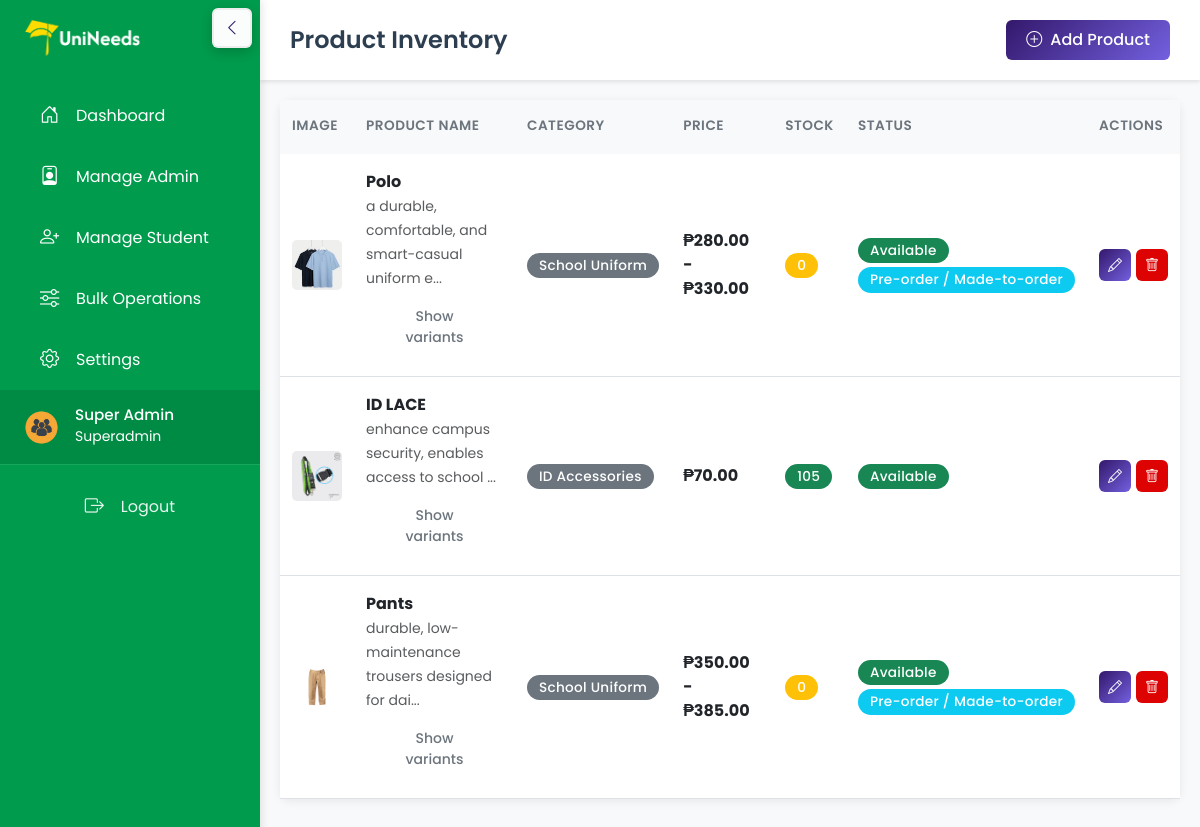
Screenshot of /admin/products.php (signed in) with the database file from the repository.
### tables this page shows
CREATE TABLE `products` (
  `product_id` int NOT NULL,
  `product_name` varchar(255) NOT NULL,
  `description` text,
  `category` varchar(100) DEFAULT NULL,
  `price` decimal(10,2) NOT NULL DEFAULT '0.00',
  `stock_quantity` int NOT NULL DEFAULT '0',
  `image_path` varchar(255) DEFAULT NULL,
  `image_url` varchar(255) DEFAULT NULL,
  `primary_color` varchar(7) DEFAULT NULL,
  `secondary_color` varchar(7) DEFAULT NULL,
  `accent_color` varchar(7) DEFAULT NULL,
  `status` varchar(20) NOT NULL DEFAULT 'available',
  `requires_down_payment` tinyint(1) NOT NULL DEFAULT '0',
  `is_preorder` tinyint(1) NOT NULL DEFAULT '0',
  `size_guide` text,
  `size_guide_enabled` tinyint(1) DEFAULT '0',
  `created_at` timestamp NULL DEFAULT CURRENT_TIMESTAMP,
  `updated_at` timestamp NULL DEFAULT NULL ON UPDATE CURRENT_TIMESTAMP
);

### config/database.php (called while the page is built, shortened)
<?php
function formatCurrency($amount) {
    return '₱' . number_format($amount, 2);
}
?>

### admin/products.php (the view, shortened to what this page needs)
<?php
require_once dirname(__DIR__) . '/config/database.php';
$query = "SELECT p.*,
          p.requires_down_payment,
          p.is_preorder,
          NULLIF(MIN(v.price), 0) as min_variant_price,
          NULLIF(MAX(v.price), 0) as max_variant_price,
          COUNT(v.variant_id) as variant_count,
          COALESCE(SUM(v.stock_quantity), 0) as total_variant_stock,
          GROUP_CONCAT(DISTINCT v.variant_type) as variant_types
          FROM products p
          LEFT JOIN product_variants v ON p.product_id = v.product_id
          GROUP BY p.product_id
          ORDER BY p.created_at DESC";
$products = mysqli_query($conn, $query);
?>
<!DOCTYPE html>
<html lang="en">
<head>
    <link href="https://cdn.jsdelivr.net/npm/bootstrap@5.3.0/dist/css/bootstrap.min.css" rel="stylesheet">
    <link rel="stylesheet" href="https://cdn.jsdelivr.net/npm/bootstrap-icons@1.10.0/font/bootstrap-icons.css">
    <link rel="stylesheet" href="../assets/css/style.css">
    <link rel="stylesheet" href="../assets/css/mobile.css">
</head>
<body>
    <?php include 'includes/sidebar.php'; ?>
    <div class="main-content">
        <div class="top-bar">
            <h2>Product Inventory</h2>
            <div class="ms-auto">
                <button class="btn btn-primary" data-bs-toggle="modal" data-bs-target="#addProductModal">
                    <i class="bi bi-plus-circle me-2"></i>Add Product
                </button>
            </div>
        </div>
        <div class="content-area">
            <div class="card">
                <div class="card-body p-0">
                    <div class="table-responsive">
                        <table class="table table-hover mb-0">
                            <thead class="table-light">
                                <tr>
                                    <th>Image</th>
                                    <th>Product Name</th>
                                    <th>Category</th>
                                    <th>Price</th>
                                    <th>Stock</th>
                                    <th>Status</th>
                                    <th>Actions</th>
                                </tr>
                            </thead>
                            <tbody>
                                <?php if (mysqli_num_rows($products) > 0) { ?>
                                    <?php while ($product = mysqli_fetch_assoc($products)) { ?>
                                        <tr>
                                            <td>
                                                <?php if ($product['image_path']): ?>
                                                    <img src="<?php echo htmlspecialchars('../' . $product['image_path']); ?>" alt="Product" style="width: 50px; height: 50px; object-fit: cover; border-radius: 5px;">
                                                <?php else: ?>
                                                    <div style="width: 50px; height: 50px; background: #e9ecef; border-radius: 5px; display: flex; align-items: center; justify-content: center;">
                                                        <i class="bi bi-image text-muted"></i>
                                                    </div>
                                                <?php endif; ?>
                                            </td>
                                            <td>
                                                <strong><?php echo htmlspecialchars($product['product_name']); ?></strong>
                                                <br>
                                                <small class="text-muted"><?php echo htmlspecialchars(substr($product['description'], 0, 50)); ?>...</small>
                                                <?php if ($product['variant_count'] > 0): ?>
                                                    <div class="mt-2">
                                                        <button class="btn btn-sm btn-outline-secondary mb-1" type="button" data-bs-toggle="collapse" data-bs-target="#prodVars<?php echo $product['product_id']; ?>" aria-expanded="false" aria-controls="prodVars<?php echo $product['product_id']; ?>">
                                                            Show variants
                                                        </button>
                                                    </div>
                                                <?php endif; ?>
                                            </td>
                                            <td><span class="badge bg-secondary"><?php echo htmlspecialchars($product['category']); ?></span></td>
                                            <td><strong>
    <?php if ($product['variant_count'] > 0): ?>
        <?php if ($product['min_variant_price'] == $product['max_variant_price']): ?>
            <?php echo formatCurrency($product['min_variant_price']); ?>
        <?php else: ?>
            <?php echo formatCurrency($product['min_variant_price']) . ' - ' . formatCurrency($product['max_variant_price']); ?>
        <?php endif; ?>
    <?php else: ?>
        <?php echo formatCurrency($product['price']); ?>
    <?php endif; ?>
</strong></td>
                                            <td>
                                                <?php
                                                $stock = $product['variant_count'] > 0 ? $product['total_variant_stock'] : $product['stock_quantity'];
                                                if ($stock < 10): ?>
                                                    <span class="badge bg-warning"><?php echo $stock; ?></span>
                                                <?php else: ?>
                                                    <span class="badge bg-success"><?php echo $stock; ?></span>
                                                <?php endif; ?>
                                            </td>
                                            <td>
                                                <?php if ($product['status'] === 'available'): ?>
                                                    <span class="badge bg-success">Available</span>
                                                <?php else: ?>
                                                    <span class="badge bg-danger">Unavailable</span>
                                                <?php endif; ?>
                                                <?php if (isset($product['is_preorder']) && $product['is_preorder'] == 1): ?>
                                                    <br><span class="badge bg-info mt-1">Pre-order / Made-to-order</span>
                                                <?php endif; ?>
                                            </td>
                                            <td>
                                                <div class="action-buttons">
                                                    <button class="btn btn-sm btn-primary btn-action" data-bs-toggle="modal" data-bs-target="#editModal<?php echo $product['product_id']; ?>" title="Edit">
                                                        <i class="bi bi-pencil"></i>
                                                    </button>
                                                    <form method="POST" style="display: inline;" onsubmit="return confirmDelete('<?php echo htmlspecialchars($product['product_name']); ?>')">
                                                        <button type="submit" name="delete_product" class="btn btn-sm btn-danger btn-action" title="Delete">
                                                            <i class="bi bi-trash"></i>
                                                        </button>
                                                    </form>
                                                </div>
                                            </td>
                                        </tr>
                                    <?php } ?>
                                <?php } ?>
                            </tbody>
                        </table>
                    </div>
                </div>
            </div>
        </div>
    </div>
</body>
</html>

### admin/includes/sidebar.php (shortened to what this page needs)
<?php
$current_page = basename($_SERVER['PHP_SELF'], '.php');
?>
<nav class="sidebar bg-primary" id="appSidebar">
    <div class="sidebar-inner d-flex flex-column">
        <div class="sidebar-top d-flex align-items-center justify-content-between">
            <div class="brand d-flex align-items-center gap-2">
                <?php
                $logoFile = __DIR__ . '/../../assets/images/logo.png';
                if (file_exists($logoFile)):
                ?>
                    <img src="/unineed/assets/images/logo.png" alt="UniNeeds" style="height:36px;object-fit:contain;" />
                <?php else: ?>
                    <div class="avatar bg-white text-primary rounded-circle d-flex align-items-center justify-content-center" style="width:36px;height:36px;">A</div>
                    <strong class="brand-text">UniNeeds</strong>
                <?php endif; ?>
            </div>
            <button class="btn btn-sm btn-light d-none d-md-flex" id="sidebarToggleDesktop" title="Collapse sidebar">
                <i class="bi bi-chevron-left"></i>
            </button>
        </div>
        <div class="nav-wrap flex-grow-1">
            <ul class="nav flex-column">
                <li class="nav-item">
                    <a class="nav-link <?php echo $current_page === 'dashboard' ? 'active' : ''; ?>" href="dashboard.php">
                        <i class="bi bi-house-door"></i>
                        <span class="label">Dashboard</span>
                    </a>
                </li>
                <?php if (isset($_SESSION['user_type']) && $_SESSION['user_type'] === 'superadmin'): ?>
                    <li class="nav-item">
                        <a class="nav-link" href="users.php?add_type=admin">
                            <i class="bi bi-person-badge"></i>
                            <span class="label">Manage Admin</span>
                        </a>
                    </li>
                    <li class="nav-item">
                        <a class="nav-link" href="users.php?add_type=student">
                            <i class="bi bi-person-plus"></i>
                            <span class="label">Manage Student</span>
                        </a>
                    </li>
                    <li class="nav-item">
                        <a class="nav-link <?php echo $current_page === 'bulk-operations' ? 'active' : ''; ?>" href="bulk-operations.php">
                            <i class="bi bi-sliders"></i>
                            <span class="label">Bulk Operations</span>
                        </a>
                    </li>
                    <li class="nav-item">
                        <a class="nav-link <?php echo $current_page === 'settings' ? 'active' : ''; ?>" href="settings.php">
                            <i class="bi bi-gear"></i>
                            <span class="label">Settings</span>
                        </a>
                    </li>
                <?php endif; ?>
            </ul>
        </div>
        <div class="user-info">
            <div class="d-flex align-items-center gap-3">
                <div class="user-avatar">
                    <img src="../../assets/images/avatar.png" alt="User Avatar" class="avatar-img rounded-circle"
                         width="35" height="35"
                         onerror="this.src='../../assets/images/logo.png'">
                </div>
                <div class="user-details">
                    <h6 class="mb-0" style="color: white; font-size: 0.95rem;"><?php echo htmlspecialchars($_SESSION['full_name'] ?? 'Admin'); ?></h6>
                    <small style="color: rgba(255,255,255,0.8);"><?php echo isset($_SESSION['user_type']) ? ucfirst($_SESSION['user_type']) : 'Admin'; ?></small>
                </div>
            </div>
        </div>
        <div class="sidebar-footer" style="padding: 15px;">
            <a href="../api/logout.php" class="nav-link text-danger" style="justify-content: center;">
                <i class="bi bi-box-arrow-right"></i>
                <span>Logout</span>
            </a>
        </div>
    </div>
</nav>

### rows the page displays
products: image_path (picture), product_name "Polo", description "a durable, comfortable, and smart-casual uniform e", category "School Uniform", min_variant_price "₱280.00", max_variant_price "₱330.00", stock "0", status "Available", is_preorder "Pre-order / Made-to-order"
products: image_path (picture), product_name "ID LACE", description "enhance campus security, enables access to school", category "ID Accessories", min_variant_price "₱70.00", stock "105", status "Available"
products: image_path (picture), product_name "Pants", description "durable, low-maintenance trousers designed for dai", category "School Uniform", min_variant_price "₱350.00", max_variant_price "₱385.00", stock "0", status "Available", is_preorder "Pre-order / Made-to-order"

### other values shown
$_SESSION['full_name'] "Super Admin"
$_SESSION['user_type'] "Superadmin"
